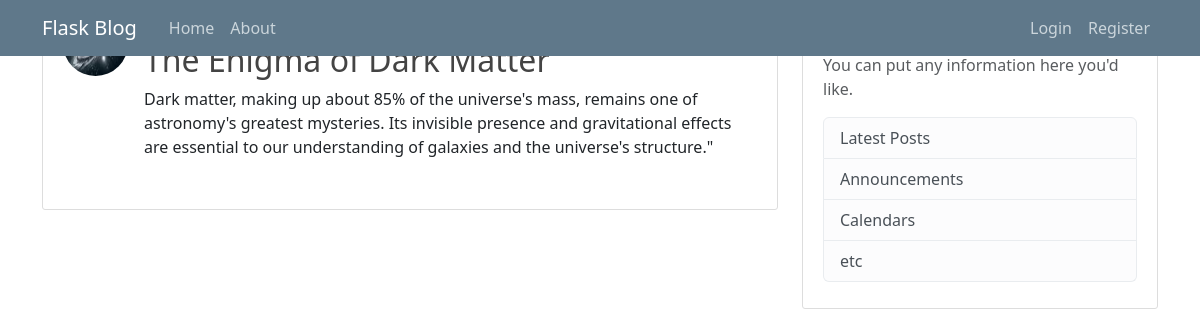
The page /post/25 on the database its author committed.
### app/models.py (models this page shows, shortened)
class Posts(db.Model):
    id = db.Column(db.Integer, primary_key=True)
    title = db.Column(db.String(20), nullable=False)
    date_posted = db.Column(db.DateTime, nullable=False, default=datetime.utcnow)
    content = db.Column(db.Text, nullable=False)
    user_id = db.Column(db.Integer, db.ForeignKey('user.id'),nullable=False)

### app/routes.py (the view)
@app.route("/post/<int:post_id>")# type: ignore
def post(post_id):# type: ignore
    post = Posts.query.get_or_404(post_id)# type: ignore
    return render_template('post.html', title=post.title, post=post)

### app/templates/post.html (shortened to what this page needs)
{% extends "layout.html" %}
{% block content %}
    <article class="media content-section">
        <div class="media-body">
        <div class="article-metadata">
            <a class="mr-2" href="{{ url_for('user_post', username=post.author.username)}}">{{ post.author.username }}</a>
            <small class="text-muted">{{ post.date_posted.strftime('%d-%m-%Y %H:%M') }}</small>
        </div>
        <h2 class="article-title">{{ post.title }}</h2>
        <p class="article-content">{{ post.content }}</p>
        </div>
    </article>
{% endblock content %}

### app/static/main.css (style rules this page uses)
body { background: #fafafa; color: #333333; margin-top: 5rem; }
h1, h2, h3, h4, h5, h6 { color: #444444; }
.content-section { background: #ffffff; padding: 10px 20px; border: 1px solid #dddddd; border-radius: 3px; margin-bottom: 20px; }
.article-title { color: #444444; }
.article-content { white-space: pre-line; }
.article-metadata { padding-bottom: 1px; margin-bottom: 4px; border-bottom: 1px solid #e3e3e3 }

### rows shown on the page
Posts: title "The Enigma of Dark Matter", content "Dark matter, making up about 85% of the universe's mass, remains one of astronomy's greatest mysteries. Its invisible presence and gravitational effects are essential to our understanding of galaxies and the universe's structure.\""
